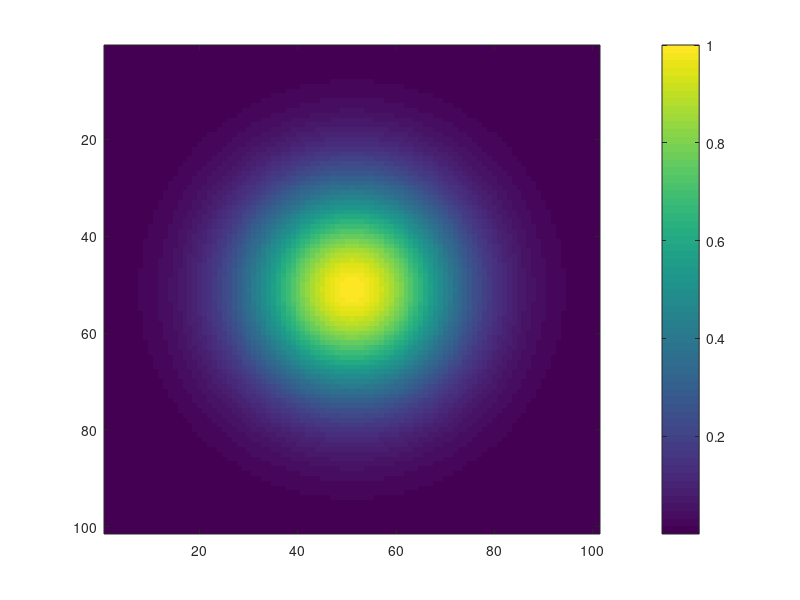
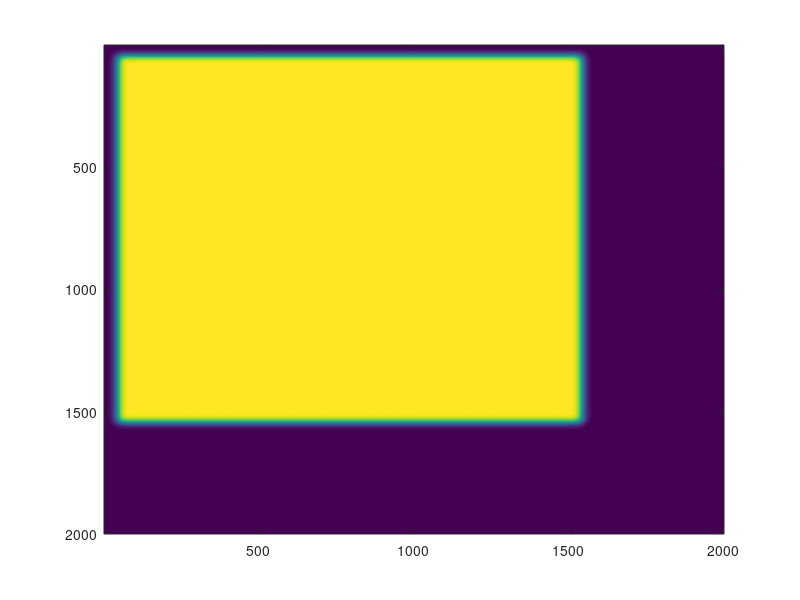

The MATLAB source for these figures, in order:


N=100;
L = 15;
x=[0:1:100];
y=[0:1:100];
X=[0:15:101];
Y=[0:15:101];

xi=50;
yi=50;
C=[L^2,0;0,L^2];

for i=1:101;
  for j=1:101;
    xx=[x(i),y(j)];xxc=[xi,yi];
    G(i,j)=exp(-0.5*(xx-xxc)*inv(C)*(xx-xxc)');
end;end;
figure();
imagesc(G);colorbar;

GG=zeros(2000,2000);
for i=1:15:1500;
  for j=1:15:1500;
    GG(i:i+N,j:j+N) = GG(i:i+N,j:j+N)+G;
end;end;
figure();
imagesc(GG)
